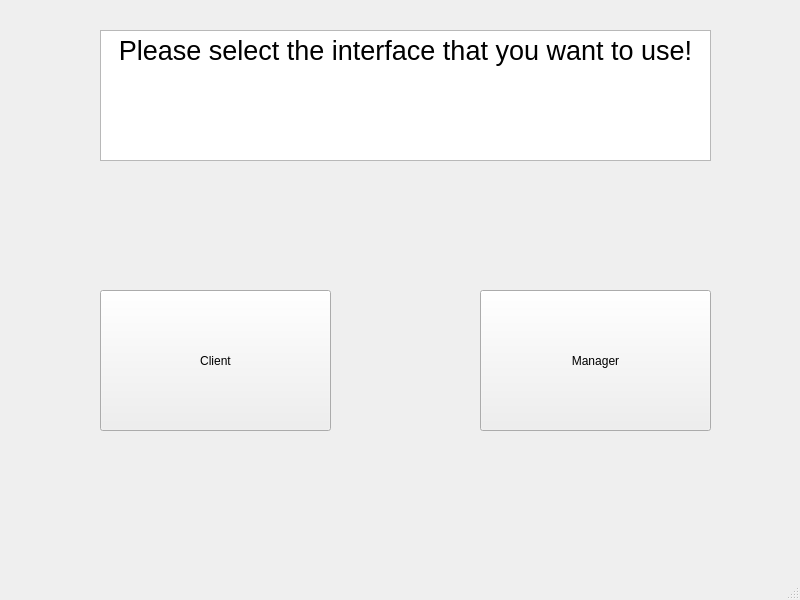
<?xml version="1.0" encoding="UTF-8"?>
<ui version="4.0">
 <class>MainWindowClass</class>
 <widget class="QMainWindow" name="MainWindowClass">
  <property name="geometry">
   <rect>
    <x>0</x>
    <y>0</y>
    <width>800</width>
    <height>600</height>
   </rect>
  </property>
  <property name="minimumSize">
   <size>
    <width>800</width>
    <height>600</height>
   </size>
  </property>
  <property name="maximumSize">
   <size>
    <width>800</width>
    <height>600</height>
   </size>
  </property>
  <property name="mouseTracking">
   <bool>true</bool>
  </property>
  <property name="windowTitle">
   <string>Main</string>
  </property>
  <property name="iconSize">
   <size>
    <width>24</width>
    <height>24</height>
   </size>
  </property>
  <widget class="QWidget" name="centralwidget">
   <widget class="QTextBrowser" name="welcomeText">
    <property name="geometry">
     <rect>
      <x>100</x>
      <y>30</y>
      <width>611</width>
      <height>131</height>
     </rect>
    </property>
    <property name="minimumSize">
     <size>
      <width>600</width>
      <height>100</height>
     </size>
    </property>
    <property name="maximumSize">
     <size>
      <width>800</width>
      <height>500</height>
     </size>
    </property>
    <property name="html">
     <string>&lt;!DOCTYPE HTML PUBLIC &quot;-//W3C//DTD HTML 4.0//EN&quot; &quot;http://www.w3.org/TR/REC-html40/strict.dtd&quot;&gt;
&lt;html&gt;&lt;head&gt;&lt;meta name=&quot;qrichtext&quot; content=&quot;1&quot; /&gt;&lt;style type=&quot;text/css&quot;&gt;
p, li { white-space: pre-wrap; }
&lt;/style&gt;&lt;/head&gt;&lt;body style=&quot; font-family:'MS Shell Dlg 2'; font-size:7.8pt; font-weight:400; font-style:normal;&quot;&gt;
&lt;p align=&quot;center&quot; style=&quot; margin-top:0px; margin-bottom:0px; margin-left:0px; margin-right:0px; -qt-block-indent:0; text-indent:0px;&quot;&gt;&lt;span style=&quot; font-family:'Comic Sans MS','cursive','sans-serif'; font-size:20pt;&quot;&gt;Please select the interface that you want to use!&lt;/span&gt;&lt;/p&gt;&lt;/body&gt;&lt;/html&gt;</string>
    </property>
   </widget>
   <widget class="QPushButton" name="managerButton">
    <property name="geometry">
     <rect>
      <x>480</x>
      <y>290</y>
      <width>231</width>
      <height>141</height>
     </rect>
    </property>
    <property name="minimumSize">
     <size>
      <width>231</width>
      <height>141</height>
     </size>
    </property>
    <property name="maximumSize">
     <size>
      <width>231</width>
      <height>141</height>
     </size>
    </property>
    <property name="text">
     <string>Manager</string>
    </property>
   </widget>
   <widget class="QPushButton" name="clientButton">
    <property name="geometry">
     <rect>
      <x>100</x>
      <y>290</y>
      <width>231</width>
      <height>141</height>
     </rect>
    </property>
    <property name="minimumSize">
     <size>
      <width>231</width>
      <height>141</height>
     </size>
    </property>
    <property name="maximumSize">
     <size>
      <width>231</width>
      <height>141</height>
     </size>
    </property>
    <property name="text">
     <string>Client</string>
    </property>
   </widget>
  </widget>
  <widget class="QStatusBar" name="statusbar"/>
 </widget>
 <resources/>
 <connections/>
</ui>
